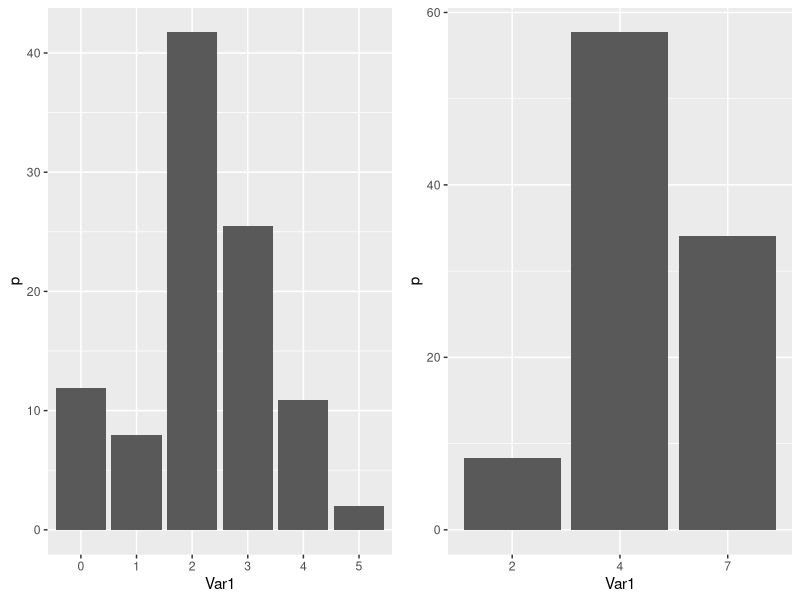
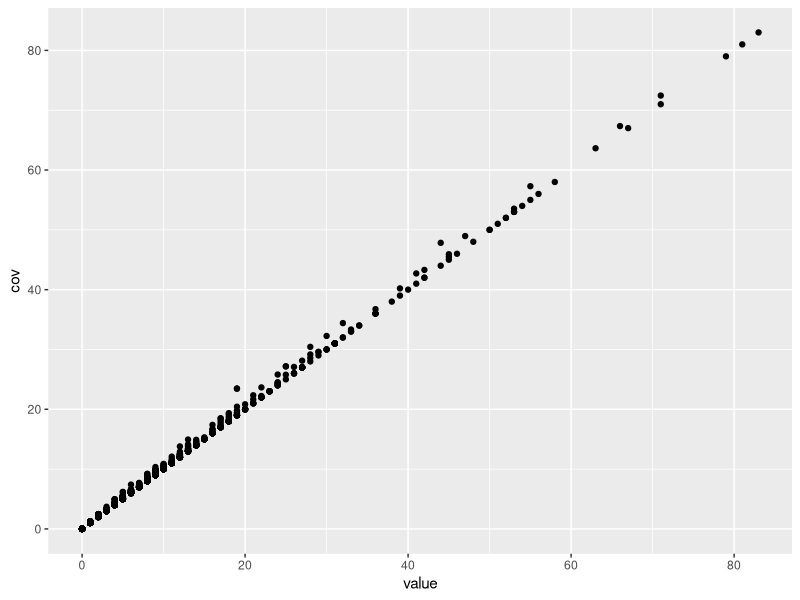

Generate these figures, in order, with R: (Note: this script raises an error after producing the figures.)

rm(list = ls())

library("ggplot2")
library("reshape2")
library("cowplot")
library("viridis")
library("gridExtra")
library("sf")
se <- function(x) sqrt(var(x)/length(x))

# create two datasets. Transect-level observations (dhw, bleaching, cover1, cover2)
# site-level composition at FOUR timepoints (2016ab, 2024ab)

# ------------------------------------------ datasets

belt <- read.csv("data/original/belt.csv") 
belt$Survey <- ifelse(belt$Survey=="2024 - Bleaching", "Apr", ifelse(belt$Survey=="2024 - Mortality", "Oct", NA))
btax <- read.csv("data/info/bleaching_taxa.csv")
belt[belt$Genus=="",] # unidentified colonies... 
belt <- belt[!belt$Genus=="",]
bcols <- c("Juv...5cm.","X.20cm", "X20.40cm", "X40.60cm", "X.60cm")
belt <- subset(belt, select=-c(Total.no..Adults)) # sum minus juvs. 
belt <- melt(belt, id.var=colnames(belt)[!colnames(belt) %in% c(bcols)], variable.name="size")
belt$value[is.na(belt$value)] <- 0
belt$group <- btax$Group[match(belt$Genus, btax$Genus)]
head(belt)
unique(belt$value)
belt$value[belt$value %in% c("`", "")]<-NA
belt$value <- as.numeric(belt$value)


pit1 <- read.csv("data/original/pit.csv")
pit1$Survey <- ifelse(pit1$Survey=="2024 - Bleaching", "Apr", ifelse(pit1$Survey=="2024 - Mortality", "Oct", NA))
head(pit1)
pit1$Total.CORAL <- as.numeric(gsub("%","", pit1$Total.CORAL))
pcols <- c("Survey", "DATE","REGION","Reef","Site", "Transect", "Zone", "Site.1", "Observer", "Depth", "Complexity..0.5.", "No..CoTS", "No..CoTS.scars", "Total.CORAL", "Notes")
pit <- melt(pit1, id.var=pcols)
unique(pit$value)
pit$value[is.na(pit$value)] <- 0
pit$value[pit$value %in% c('0.00%')]<-0
pit$value <- as.numeric(pit$value)

ctax <- read.csv("data/info/composition_taxa.csv")
pit$group <- ctax$group[match(pit$variable, ctax$taxon)]
pit$label <- ctax$label[match(pit$variable, ctax$taxon)]
pit$REGION <- ifelse(pit$REGION=="Cape Cleveland", "Cape Bowling Green", pit$REGION)
pit$REGION <- ifelse(pit$REGION=="Capricorn Group", "Capricorn Bunkers", pit$REGION)
head(pit)

# ------------------------------------------ align data labels

# no return trips to cormrant / thetford / 2 sites at buggatti 
# no return to cape grenville or prin char bay

# oct corrections
belt$Transect_Code <- gsub("MILL", "MIL",belt$Transect_Code ) #
belt$Transect_Code[belt$Reef=="Milln" & belt$Site=="B1 - NW" & belt$Zone=="Crest" & belt$Transect=="1"] <- "MIL_B1_C1"
belt$Transect_Code[belt$Reef=="Milln" & belt$Site=="B2 - Lagoon" & belt$Zone=="Crest" & belt$Transect=="3"] <- "MIL_B2_C3"
belt$Transect_Code[belt$Reef=="Moore" & belt$Site=="B1 - South" & belt$Zone=="Crest" & belt$Transect=="1"] <- "MOO_B1_C1"

# apr corrections
belt$Transect[belt$Transect_Code=="HER_B2_C2"] <- "2"
belt$Transect[belt$Transect_Code=="HER_B3_C2"] <- "2"
belt$Transect[belt$Transect_Code=="CHA_B3_C2"] <- "2"
belt$Transect_Code[belt$Reef=="Heron" & belt$Site=="B3 - North Bay" & belt$Zone=="Slope" & belt$Transect=="2"] <- "HER_B3_S2"
belt$Transect_Code[belt$Reef=="Heron" & belt$Site=="B3 - North Bay" & belt$Zone=="Slope" & belt$Transect=="1"] <- "HER_B3_S1"
belt$Coral.Health[belt$Coral.Health=="h - Healthy (<5% Recent Mortality)"]<-"H - Healthy (<5% Recent Mortality)"
belt$Coral.Health[belt$Coral.Health=="Health"]<-"H - Healthy (<5% Recent Mortality)"


# sitenames different apr vs oct
aprnames <- belt[belt$Survey=="Apr",]
belt$Site <- aprnames$Site[match(belt$Transect_Code, aprnames$Transect_Code)]
belt$Reef[belt$Reef=="Ribbon 8 "]<-"Ribbon 8"
belt$Reef[belt$Reef=="Chauvel"]<-"Chavel"

head(pit)
head(belt)

# TRANSECT DF ..... 
pit$obs <- paste(pit$Transect, pit$Survey)
belt$obs <- paste(belt$Transect_Code, belt$Survey)
trans <- data.frame(obs=unique(c(pit$obs, belt$obs)))
# 616 transects in the dataset

trans$pit <- pit$obs[match(trans$obs, pit$obs)]
trans$belt <- belt$obs[match(trans$obs, belt$obs)]
trans

#old <- read.csv("data/bleachingold.csv")
#old$obs <- paste(old$Transect_code, "Apr")
#head(old)

# ------------------------------------------ add info

tdf <- trans
cols_add <- c("Survey", "Date", "Region", "Reef", "Site", "Zone", "Transect_Code")
tdf[,cols_add] <- belt[match(tdf$obs, belt$obs), cols_add]
head(pit)
cols_pit <- c("Reef", "Site", "Transect", "Depth", "Complexity..0.5.")
tdf[,paste(cols_pit, "pit", sep="_")] <- pit[match(tdf$obs, pit$obs), cols_pit]


tdf$sand <- pit1$Sand[match(tdf$Transect_pit, pit1$Transect)]
tdf$rubble <- pit1$Rubble[match(tdf$Transect_pit, pit1$Transect)]
tdf$sand[is.na(tdf$sand)]<-0
tdf$rubble[is.na(tdf$rubble)]<-0
head(tdf)

tdf <- tdf[!tdf$Transect_pit  %in% c("124_B2_C2"),] # NO BLEACHING TRANSECT (ONLY PIT)
tdf <- tdf[!tdf$Transect_Code  %in% c("THE_B1_C3"),] # NO BLEACHING TRANSECT (ONLY PIT)


# ------------------------------------------ add info

# align with grids

grids <- read.csv("data/info/grids24.csv") 
head(grids)

grids[,c("Reef", "Transect_code", "gridID")]

cols_grids <- c("GPS.S", "GPS.E", "coordID", "grid.lat", "grid.lon", "gridID")
tdf[,cols_grids] <- grids[match(tdf$Transect_Code, grids$Transect_code), cols_grids]
head(tdf)

# gaps? 
tdf[is.na(tdf$gridID),]
tdf[tdf$Transect_Code %in% "MOO_B1_C3",cols_grids] <- tdf[tdf$obs %in% "MOO_B1_C1 Apr",cols_grids]
tdf[tdf$Transect_Code %in% "HER_B1_C3",cols_grids] <- tdf[tdf$obs %in% "HER_B1_C1 Apr",cols_grids]
tdf[tdf$Transect_Code %in% "WIS_B1_C3",cols_grids] <- tdf[tdf$obs %in% "WIS_B1_C1 Apr",cols_grids]
tdf[tdf$Transect_Code %in% "WIS_B1_C3",cols_grids] <- tdf[tdf$obs %in% "WIS_B1_C1 Apr",cols_grids]

tdf[is.na(tdf$gridID),]


tdf[,c("Reef", "grid.lat","grid.lon","gridID")]



# --------------------------------- # heat stress/heat history

dhw <- read.csv("data/noaa_sst/sst_gbr.csv")

# max dhw in 2024
head(dhw)
dhw24 <- dhw[dhw$year==2024,]
max.dhw <- aggregate(dhw~gridID, dhw24, max)
tdf$max.dhw <- max.dhw$dhw[match(tdf$gridID, max.dhw$gridID)]

# heat stress frequency / recovery interval
dhw$aboveN <- ifelse(dhw$dhw> 6, 1, 0) # above 6
t.use <- dhw[dhw$aboveN==1,]
t.use <- t.use[!t.use$year %in% c(1998,2002),]
t.use <- t.use[!t.use$year==2024,]
time <- aggregate(year~ X + Y + gridID, t.use, max) # max year in the dataset. 
time$last <- 2024 - time$year
freq <- aggregate(aboveN ~ X + Y + gridID, dhw[!dhw$year %in% c(1998,2002),], sum)

tdf$tlast <- time$last[match(tdf$gridID, time$gridID)]
tdf$sumN <- freq$aboveN[match(tdf$gridID, freq$gridID)]

fdat2 <- data.frame(table(tdf$sumN))
fdat2$p <- fdat2$Freq / sum(table(tdf$sumN)) *100
tdat2 <- data.frame(table(tdf$tlast))
tdat2$p <- tdat2$Freq / sum(table(tdf$tlast)) *100

plot_grid(ggplot(fdat2, aes(x=Var1, y=p))+geom_bar(stat="identity"),
ggplot(tdat2, aes(x=Var1, y=p))+geom_bar(stat="identity"))

head(tdf)

# heat stress frequency / recovery interval (excluding 2024)
df.use <- dhw[dhw$year %in% c(2016, 2017, 2020, 2022),]
t.use2 <- df.use[df.use$aboveN==1,]
time2 <- aggregate(year~ X + Y + gridID, t.use2, max) # max year in the dataset. 
time2$last <- 2024 - time2$year
freq2 <- aggregate(aboveN ~ X + Y + gridID, df.use, sum)

tdf$tlast_pre <- time2$last[match(tdf$gridID, time2$gridID)]
tdf$sumN_pre <- freq2$aboveN[match(tdf$gridID, freq2$gridID)]

head(tdf)

tdf[,c("Reef", "grid.lat","grid.lon","gridID","max.dhw")]

# --------------------------------- # bleaching levels

belt$bcat <- ifelse(belt$Coral.Health %in% c("H - Healthy (<5% Recent Mortality)", "h - Healthy (<5% Recent Mortality)", "Health",""), "none",  ifelse(belt$Coral.Health=="P - Pale", "pale",
ifelse(belt$Coral.Health == "A - <50% Bleached", "bl_a",  ifelse(belt$Coral.Health == "B - 50-99% Bleached", "bl_b", ifelse(belt$Coral.Health == "C - 100% Bleached", "bl_c",  ifelse(belt$Coral.Health == "D - 5-50% Recent mortality", "bld_d",  ifelse(belt$Coral.Health == "E - 50-99% Recent Mortality", "bld_e",  ifelse(belt$Coral.Health == "F - 100% Recent Mortality", "bld_f", NA))))))))

belt$bcat<- factor(belt$bcat, levels=c("none", "pale", "bl_a", "bl_b", "bl_c", "bld_d", "bld_e", "bld_f"))
unique(belt$bcat)

belt$bleachingYN <- ifelse(belt$bcat %in% c("bl_a", "bl_b", "bl_c", "bld_e", "bld_d", "bld_f"), "y", ifelse(belt$bcat %in% c("pale", "none"), "n", NA))
unique(belt$bleachingYN)

belt$palebleach <- ifelse(belt$bcat %in% c("pale","bl_a", "bl_b", "bl_c", "bld_e", "bld_d", "bld_f"), "y", ifelse(belt$bcat %in% c("none"), "n", NA))
unique(belt$palebleach)

belt$severe <- ifelse(belt$bcat %in% c("bl_b", "bl_c", "bld_e", "bld_d", "bld_f"), "y", ifelse(belt$bcat %in% c("bl_a","pale", "none"), "n", NA)) # all except A? 
unique(belt$severe)

belt$dying <- ifelse(belt$bcat %in% c("bld_e", "bld_d", "bld_f"), "y", ifelse(belt$bcat %in% c("bl_b", "bl_c", "bl_a","pale", "none"), "n", NA)) # all except A? 
unique(belt$dying)

#ggplot(belt, aes(value,Transect_Code, fill=bcat))+geom_bar(stat="identity")+ scale_fill_viridis(discrete=T)+facet_wrap(~Reef, scales="free_y")+theme(axis.text.y=element_blank())

# no soft coral / no juveniles

# subset
hc1 <- belt[belt$group=="HC",] # hard coral
hcsc <- belt[belt$group %in% c("HC", "SC"),] # hard/soft coral
adults1 <- hc1[!hc1$size=="Juv...5cm.",]
adults_sc <- hcsc[!hcsc$size=="Juv...5cm.",]
juvs1 <- hc1[!hc1$size=="Juv...5cm.",]

unique(adults1$value)
# total colonies
ncoral <- aggregate(value~obs, adults1, sum)
ncoralSC <- aggregate(value~obs, adults_sc, sum)
#njuvs <-  aggregate(value~Transect_Code, juvs1, sum)
tdf$Ncoral <- ncoral$value[match(tdf$obs, ncoral$obs)]
tdf$NcoralSC <- ncoralSC$value[match(tdf$obs, ncoralSC$obs)]
head(tdf)

# total bleached
nbleachSC <- aggregate(value~obs, adults_sc[adults_sc$palebleach =="y",], sum)
# nsev <- aggregate(value~Transect_Code, adults1[adults1$severe =="y",], sum)
nbleach <- aggregate(value~obs, adults1[adults1$palebleach =="y",], sum)
tdf$nbleach <- nbleach$value[match(tdf$obs, nbleach$obs)]
tdf$nbleach[is.na(tdf$nbleach)] <- 0
tdf$nbleachSC <- nbleachSC$value[match(tdf$obs, nbleachSC$obs)]
tdf$nbleachSC[is.na(tdf$nbleachSC)] <- 0
head(tdf)

# total dead
ndead <- aggregate(value~obs, adults1[adults1$dying=="y",], sum)
tdf$ndead <- ndead$value[match(tdf$obs, ndead$obs)]
tdf$ndead[is.na(tdf$ndead)] <- 0
length(unique(ndead$obs))

# proportions
tdf$pdead <- tdf$ndead/tdf$Ncoral
tdf$pbleach <- tdf$nbleach/tdf$Ncoral
head(tdf)

# --------------------------------- # composition 2024
head(pit)
unique(pit$variable)
unique(pit$REGION)

pit$sand <- pit1$Sand[match(pit$Transect, pit1$Transect)]
pit$rubble <- pit1$Rubble[match(pit$Transect, pit1$Transect)]

# calculate cover
pit$cov <- pit$value / (100 - pit$sand - pit$rubble) * 100
t_cov <- aggregate(cov~Transect+Total.CORAL, pit[pit$group %in% c("HC"),], sum)
ggplot(pit, aes(value, cov))+geom_point()

# ------------------------------------------------ # Composition metrics 2024
 
# coral cover
hc2 <- pit[pit$group %in% c("HC"),] # hard coral
t_cov <- aggregate(cov~obs+Total.CORAL, hc2, sum)
tdf$coral_cov <- t_cov$cov[match(tdf$obs, t_cov$obs)]

# genera
unique(pit$variable)
acro <- c("Acropora...Tabular",  "Acropora...Staghorn", "Acropora...other", "Isopora")
pocil <- c("Pocillopora", "Seriatopora", "Stylophora")
porit <- c("Porites...Branching", "Porites....Massive")

# acropora cover
acrocov <- aggregate(cov~obs, pit[pit$variable %in% acro,], sum)
tdf$acro <- acrocov$cov[match(tdf$obs, acrocov$obs)]

# pocillopora cover
poccov <- aggregate(cov~obs, pit[pit$variable %in% pocil,], sum)
tdf$poc<- poccov$cov[match(tdf$obs, poccov$obs)]
#tdf$pocR<- tdf$poc/tdf$coral_cov

# porites cover
porcov <- aggregate(cov~obs, pit[pit$variable %in% porit,], sum)
tdf$por <- porcov$cov[match(tdf$obs, porcov$obs)]
#tdf$porR <- tdf$por/tdf$coral_cov

# tabular cover
tabcov <- aggregate(cov~obs, pit[pit$variable %in% c("Acropora...Tabular"),], sum)
tdf$tab <- tabcov$cov[match(tdf$obs, tabcov$obs)]
#tdf$tabR <- tdf$tab/tdf$coral_cov

head(tdf)
unique(tdf$Region)
tdf[is.na(tdf$Region),] #124_B2_C2 missed in trans?

# --------------------------------- 2016 composition data

rnames <- read.csv("data/data2016/reefnames.csv")
head(rnames)

idvars <- c("date", "observer" ,"reef_name","ReefNo","site", "depth", "transect_no","taxa")

apr16 <- read.csv("data/data2016/composition2016Apr.csv")
head(apr16)
apr <- melt(apr16[,c(idvars, "TOTAL")], id.var=c(idvars))
apr <- apr[!apr$taxa %in% c( "other_sessile"),]
apr$transID <- paste(apr$site, apr$transect_no)
apr$reef <- rnames$use[match(apr$reef_name, rnames$april)]
apr$Region <- rnames$region[match(apr$reef, rnames$use)]
head(apr)
unique(apr$variable)

oct16 <- read.csv("data/data2016/composition2016Oct.csv")
head(oct16)
unique(oct16$date)[order(unique(oct16$date))]
oct <- melt(oct16[,c(idvars, "TOTAL")], id.var=c(idvars))
oct <- oct[!oct$taxa %in% c(  "other_sessile"),]
oct$transID <- paste(oct$site, oct$transect_no)
oct$reef <- rnames$use[match(oct$reef_name, rnames$oct)]
oct$Region <- rnames$region[match(oct$reef, rnames$use)]
head(oct)
nrow(oct)
unique(oct$taxa)

comp16 <- rbind(cbind(apr, month="Apr16"), cbind(oct, month="Oct16"))
comp16$transIDt <- paste(comp16$transID, comp16$month)

unique(comp16$reef)
head(comp16)

# (merge Poc groups to align with 2024)
comp16$cov <- (comp16$value/ 1000) * 100
comp16$align <- comp16$taxa
comp16$align <- ifelse(comp16$taxa=="P_damicornis", "Pocillopora", comp16$taxa)
comp16$align <- ifelse(comp16$taxa=="other_Pocillopora", "Pocillopora", comp16$align)

comp16 <- aggregate(cov~taxa+align+reef+site+Region+transIDt+month+ReefNo, comp16, sum)
head(comp16)

reefIDs <- unique(comp16[,c("reef", "ReefNo")])

# --------------------------------- Check against other 2016 data

head(comp16)
comp16[comp16$reef=="Dugong",]

av1 <- aggregate(cov~align+transIDt+reef+site+Region+month+ReefNo, comp16, sum)
av2 <- aggregate(cov~align+reef+site+Region+month+ReefNo, av2, sum) # site level mean
av3 <- aggregate(cov~align+reef+Region+month+ReefNo, av1, sum) # reef level mean
av3[av3$reef=="Dugong",]
unique(av3$reef)
# ggplot(av3, aes(month, cov))+geom_boxplot()+scale_y_sqrt()

head(av3)

chA <- read.csv("data/data2016/Data_Global_warming_transforms_coral_reef_assemblages/TaxonomicDataA.csv")[,c(1:16)]
chO <- read.csv("data/data2016/Data_Global_warming_transforms_coral_reef_assemblages/TaxonomicDataO.csv")[,c(1:16)]
chk <- rbind(cbind(chA, month="Apr16"), cbind(chO, month="Oct16"))
chk <- melt(chk, id.var=c("ReefID", "month"))
head(chk)
head(av3)
unique(av3$align)
unique(chk$variable)
chk$variable <- ifelse(chk$variable=="Other.Acropora", "other_Acropora", as.character(chk$variable))
chk$variable <- ifelse(chk$variable=="Tabular.Acropora", "tabular_Acropora", as.character(chk$variable))
chk$variable <- ifelse(chk$variable=="Other.Scleractinia", "other_scleractinians", as.character(chk$variable))
chk$variable <- ifelse(chk$variable=="Staghorn.Acropora", "staghorn_Acropora", as.character(chk$variable))
chk$link <- paste(chk$ReefID, chk$month, chk$variable)
av3$link <- paste(av3$ReefNo, av3$month, av3$align)
av3$check <- chk$value[match(av3$link, chk$link)]
ggplot(av3, aes(cov/10, check))+geom_point()+facet_wrap(~align, scales="free")+geom_abline(slope=1)+geom_smooth(method="lm",se=F) # raw(used) vals higher than published vals for massives
head(av3)

head(chk)
unique(chk$ReefID)
unique(av3$ReefNo)
unique(av3$ReefNo)



# --------------------------------- Merge 2024 and 2016 composition

# merge 2024 taxa
pit$align <- ctax$align[match(pit$variable, ctax$taxon)]
pit$align <- ifelse(pit$group=="SC", "soft", pit$align)
unique(pit[,c("variable", "align")])
#head(pit)

head(pit)
head(comp16)


pit$reef <- rnames$use[match(pit$Reef, rnames$r24)]
pit$reef <- ifelse(is.na(pit$reef), pit$Reef, pit$reef)
unique(pit$reef)
head(pit)

# MERGE !!!
all <- rbind(data.frame(ID = comp16$transIDt, region = comp16$Region, reef = comp16$reef, site=comp16$site, zone="Crest", taxa = comp16$taxa, align=comp16$align, cov = comp16$cov, t=comp16$month), 
data.frame(ID = paste(pit$Transect, pit$Survey), region=pit$REGION, reef=pit$reef, site=pit$Site, zone=pit$Zone, taxa=pit$variable,  align=pit$align, cov=pit$value, t=paste(pit$Survey, "24", sep="")))
head(all)
unique(all$t)

freqs <- data.frame(table(unique(all[,c("t", "reef")])$reef))
freqs[freqs$Freq>2,]

ntimes <- data.frame(table(unique(all[,c("reef", "t")])$reef))
table(ntimes$Freq)
all$ntimes <-ntimes$Freq[match(all$reef, ntimes$Var1)] 

all$tlab <- ifelse(all$t=="Apr16", "2016a", ifelse(all$t=="Oct16", "2016b", ifelse(all$t=="Apr24", "2024a", ifelse(all$t=="Oct24", "2024b", NA))))
head(all)
tail(all)
unique(all$ID)
tdf$Survey


# --------------------------------- # edit regions


unique(tdf$Region)
tdf$region2 <- ifelse(tdf$Region %in% "Cairns", "Cairns", ifelse(tdf$Region %in% "Lizard", "Cooktown",ifelse(tdf$Region %in% "Capricorn Bunkers", "Gladstone", ifelse(tdf$Region %in% "Cape Cleveland", "Townsville", ifelse(tdf$Region %in% c("Hydrographers Passage"), "Mackay", tdf$Region )))))
unique(tdf$region2)


unique(all$region)
all$region2 <- ifelse(all$region %in% "Cairns", "Cairns", ifelse(all$region %in% "Lizard", "Cooktown",ifelse(all$region %in% "Capricorn Bunkers", "Gladstone", ifelse(all$region %in% "Cape Bowling Green", "Townsville", ifelse(all$region %in% c("Hydrographers Passage"), "Mackay", all$region )))))
unique(all$region2)


# --------------------------------- # save

tdf$reef_use <- rnames$use[match(tdf$Reef, rnames$r24)]
tdf$reef_use <- ifelse(is.na(tdf$reef_use), tdf$Reef, tdf$reef_use) 
head(tdf)
head(all)


write.csv(all,"data/composition.csv")
write.csv(tdf,"data/transects.csv")




# --------------------------------- # other 2016

head(chk)
rnames <- read.csv("data/data2016/reefnames.csv")
head(rnames)

chk$Region <- rnames$region[match(chk$ReefID, rnames$ReefNo)]


comp16[comp16$ReefNo %in% c(unique(chk[is.na(chk$Region),"ReefID"])),]

head(chk)

chk2 <- aggregate(value~ReefID+month+Region, chk, sum)

tdfc <- tdf[tdf$Zone=="Crest",]
chk3 <- rbind(data.frame(reef=chk2$ReefID, t = chk2$month, cov=chk2$value, region=chk2$Region), 
data.frame(reef=tdfc$Site, t="x2024", cov=tdfc$coral_cov, region=tdfc$Region))


head(chk3)


ggplot(chk3, aes(t, cov))+geom_boxplot()+facet_wrap(~region, scales="free")



chk2 <- aggregate(value~ReefID+month+Region, chk, sum)
